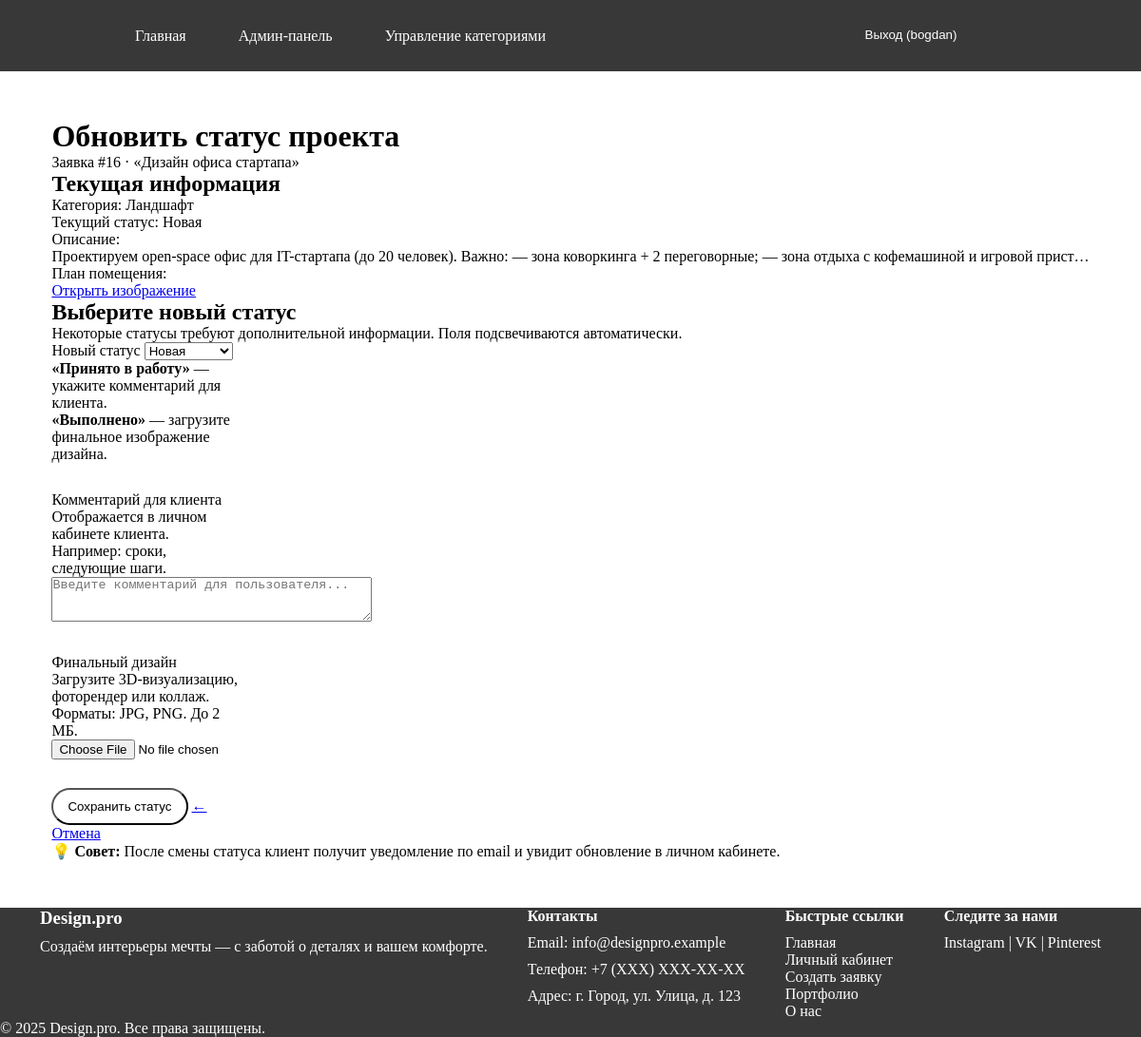
/main/change_status/16/ (signed in), run on the app's committed database.
### main/models.py (models this page shows, shortened)
class DesignRequest(models.Model):
    STATUS_CHOICES = [
        ('new', 'Новая'),
        ('in_progress', 'Принято'),
        ('complited', 'Выполнено'),
    ]
    user = models.ForeignKey(User, on_delete=models.CASCADE, related_name='requests')
    title = models.CharField(max_length=200, null=False, blank=False, verbose_name='Заголовок')
    description = models.TextField(null=False, blank=False, verbose_name='Описание')
    category = models.ForeignKey(Category, on_delete=models.CASCADE)
    plan_image = models.ImageField(upload_to='plan_img/', validators=[validate_image_extension_and_size])
    status = models.CharField(max_length=20, choices=STATUS_CHOICES, default='new')
    created_at = models.DateTimeField(auto_now_add=True)
    design_image = models.ImageField(upload_to='design_img/', validators=[validate_image_extension_and_size], blank=True, null=True)
    admin_comment = models.TextField(null=True, blank=True)
    class Meta:
        verbose_name = 'Заявка на дизайн'
        verbose_name_plural = "Заявки на дизайн"
        ordering = ['-created_at']

class Category(models.Model):
    name = models.CharField(max_length=100, unique=True)
    class Meta:
        verbose_name= 'Категория'
        verbose_name_plural = "Категории"

### main/views.py (the view)
# urls.py: path('change_status/<int:request_id>/', views.change_status, name='change_status'),
@user_passes_test(is_admin)
def change_status(request, request_id):
    design_request = get_object_or_404(DesignRequest, id=request_id)
    if design_request.status in ['in_progress', 'completed']:
        messages.error(request, 'Нельзя изменить статус заявки, которая уже находится в работе или выполнена.')
        return redirect('admin_dashboard')
    if request.method == 'POST':
        form = ChangeStatusForm(request.POST, request.FILES, instance=design_request)
        if form.is_valid():
            form.save()
            messages.success(request, f'Статус заявки "{design_request.title}" изменен на "{design_request.get_status_display()}".')
            return redirect('admin_dashboard')
    else:
        form = ChangeStatusForm(instance=design_request)
    return render(request, 'main_app/change_status.html', {'form': form, 'request_obj': design_request})

### main/forms.py (shortened to what this page needs)
class ChangeStatusForm(forms.ModelForm):
    class Meta:
        model = DesignRequest
        fields = ['status', 'design_image', 'admin_comment']
        labels = {
            'status': 'Новый статус',
            'design_image': 'Изображение дизайна (требуется для статуса "Выполнено")',
            'admin_comment': 'Комментарий (требуется для статуса "Принято в работу")',
        }
        widgets = {
            'admin_comment': forms.Textarea(attrs={
                'rows': 3,
                'placeholder': 'Введите комментарий для пользователя...'
            }),
        }
    def __init__(self, *args, **kwargs):
        super().__init__(*args, **kwargs)
        self.fields['design_image'].required = False
        self.fields['admin_comment'].required = False

### main/views.py (called while the page is built)
def is_admin(user):
    return user.is_staff

### templates/main_app/change_status.html (shortened to what this page needs)
{% extends "base.html" %}
{% block content %}
<div class="container admin-form">
    <div class="page-header">
        <h1> Обновить статус проекта</h1>
        <p class="subtitle">
            Заявка #{{ request_obj.id }} · «{{ request_obj.title|truncatechars:40 }}»
        </p>
    </div>
    <div class="card project-preview">
        <h2>Текущая информация</h2>
        <div class="project-details">
            <div class="detail-row">
                <span class="label">Категория:</span>
                <span class="value">{{ request_obj.category.name }}</span>
            </div>
            <div class="detail-row">
                <span class="label">Текущий статус:</span>
                <span class="value status-badge status-{{ request_obj.status }}">
                    {{ request_obj.get_status_display }}
                </span>
            </div>
            <div class="detail-row full">
                <span class="label">Описание:</span>
                <p class="value">{{ request_obj.description|truncatechars:150 }}</p>
            </div>
            {% if request_obj.plan_image %}
                <div class="detail-row">
                    <span class="label">План помещения:</span>
                    <span class="value">
                        <a href="{{ request_obj.plan_image.url }}" target="_blank" class="link">
                             Открыть изображение
                        </a>
                    </span>
                </div>
            {% endif %}
        </div>
    </div>
    <div class="card form-card">
        <h2>Выберите новый статус</h2>
        <p class="form-note">
             Некоторые статусы требуют дополнительной информации. Поля подсвечиваются автоматически.
        </p>
        <form method="post" enctype="multipart/form-data">
            <div class="form-field">
                <label for="{{ form.status.id_for_label }}" class="field-label">
                    Новый статус
                </label>
                {{ form.status }}
                <p class="field-hint">
                    <strong>«Принято в работу»</strong> — укажите комментарий для клиента.<br>
                    <strong>«Выполнено»</strong> — загрузите финальное изображение дизайна.
                </p>
            </div>
            <div class="form-field">
                <label for="{{ form.admin_comment.id_for_label }}" class="field-label">
                    Комментарий для клиента
                </label>
                <p class="field-hint">Отображается в личном кабинете клиента. Например: сроки, следующие шаги.</p>
                {{ form.admin_comment }}
            </div>
            <div class="form-field">
                <label for="{{ form.design_image.id_for_label }}" class="field-label">
                    Финальный дизайн
                </label>
                <p class="field-hint">
                    Загрузите 3D-визуализацию, фоторендер или коллаж. Форматы: JPG, PNG. До 2 МБ.
                </p>
                {{ form.design_image }}
            </div>
            <div class="form-actions">
                <button type="submit" class="btn btn-primary btn-lg">
                     Сохранить статус
                </button>
                <a href="{% url 'admin_dashboard' %}" class="btn btn-outline">← Отмена</a>
            </div>
        </form>
    </div>
    <div class="info-box">
        <p>
            💡 <strong>Совет:</strong> После смены статуса клиент получит уведомление по email и увидит обновление в личном кабинете.
        </p>
    </div>
</div>
{% endblock %}

### templates/base.html (shortened to what this page needs)
<!DOCTYPE html>
<html lang="ru">
<head>
    {% load static %}
    <link rel="stylesheet" href="{% static 'css/style.css' %}">
</head>
<body>
<header class='wrapper'>
    <nav>
        <div>
            <a href="{% url 'home' %}">Главная</a>
            {% if user.is_authenticated %}
                {% if user.is_staff %}
                    <a href="{% url 'admin_dashboard' %}">Админ-панель</a>
                    <a href="{% url 'manage_categories' %}">Управление категориями</a>
                {% else %}
                    <a href="{% url 'user_dashboard' %}">Личный кабинет</a>
                    <a href="{% url 'create_request' %}">Создать заявку</a>
                {% endif %}
                </div>
                <div class="link-register">
                <li>
                    <form method="post" action="{% url 'logout' %}">
                        <button type="submit" class="logoutBase">
                            Выход ({{ user.username }})
                        </button>
                    </form>
                </li>
            {% else %}
                <a href="{% url 'login' %}">Вход</a>
                <a href="{% url 'register' %}">Регистрация</a>
            {% endif %}
            </div>
    </nav>
</header>
<main class='wrapper'>
    {% block content %}
    {% endblock %}
</main>
<footer class="wrapper">
    <div class="footer-container">
        <div class="footer-section">
            <h3>Design.pro</h3>
            <p>Создаём интерьеры мечты — с заботой о деталях и вашем комфорте.</p>
        </div>
        <div class="footer-section">
            <h4>Контакты</h4>
            <p>Email: info@designpro.example</p>
            <p>Телефон: +7 (XXX) XXX-XX-XX</p>
            <p>Адрес: г. Город, ул. Улица, д. 123</p>
        </div>
        <div class="footer-section">
            <h4>Быстрые ссылки</h4>
            <ul>
                <li><a href="{% url 'home' %}">Главная</a></li>
                <li><a href="{% url 'user_dashboard' %}">Личный кабинет</a></li>
                <li><a href="{% url 'create_request' %}">Создать заявку</a></li>
                <li><a href="#">Портфолио</a></li>
                <li><a href="#">О нас</a></li>
            </ul>
        </div>
        <div class="footer-section">
            <h4>Следите за нами</h4>
            <div class="social-links">
                <a href="#" target="_blank">Instagram</a> |
                <a href="#" target="_blank">VK</a> |
                <a href="#" target="_blank">Pinterest</a>
            </div>
        </div>
    </div>
    <p>&copy; {% now "Y" %} Design.pro. Все права защищены.</p>
</footer>
</body>
</html>

### static/css/style.css (style rules this page uses)
* { padding: 0; margin: 0; box-sizing: border-box; }
.wrapper { width: 100%; }
header { background-color: rgba(0, 0, 0, 0.78); }
header > nav { display: flex; height: 75px; margin: auto; justify-content: space-around; align-content: center; flex-wrap: wrap; }
header > nav > div { display: flex; flex-wrap: wrap; gap: 55px; }
body { display: flex; flex-direction: column; gap: 50px; }
main { display: flex; flex-direction: column; gap: 45px; justify-content: space-around; align-content: space-around; flex-wrap: wrap; }
.logoutBase { background: none; border: none; padding: 0; text-decoration: underline; cursor: pointer; color: #14aa56; }
li { list-style-type: none; }
footer a, header a, .logoutBase { text-decoration: none; color: #ffffff; }
.link { display: flex; gap: 50px; }
footer { background-color: rgba(0, 0, 0, 0.78); color: white; }
.footer-container { display: flex; justify-content: space-evenly; }
.footer-container > div { display: flex; flex-direction: column; gap: 10px; }
.btn-danger, main button { border-radius: 50px; padding: 10px 15px; background-color: white; }
form { display: flex; flex-direction: column; width: 200px; gap: 30px; }

### data on the page
DesignRequest: id "16", title "Дизайн офиса стартапа", category.name "Ландшафт", status "Новая", description "Проектируем open-space офис для IT-стартапа (до 20 человек). Важно: — зона коворкинга + 2 переговорные; — зона отдыха с кофемашиной и игровой прист…"

### other printed values
{{ user.username }} "bogdan"
